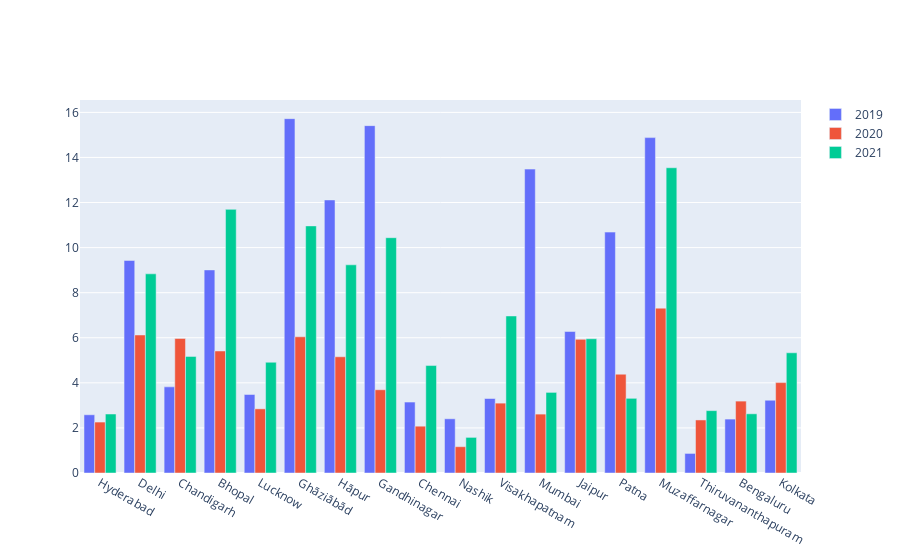

Here is the notebook cell this chart was saved with:
### Code cell
cities = list(df19.City.unique())

fig = go.Figure(data=[go.Bar(name="2019", x=cities, y= list(df19_avg["so2"])),
go.Bar(name="2020", x=cities, y= list(df20_avg["so2"])),
go.Bar(name="2021", x=cities, y= list(df21_avg["so2"]))])

fig.update_layout(barmode='group')
fig.show()

### Figure 1 — Plotly figure (JSON) as saved in the notebook; plotly's stock layout.template omitted (floating-point values rounded to 4 significant figures)
{"data": [{"name": "2019", "type": "bar", "x": ["Hyderabad", "Delhi", "Chandigarh", "Bhopal", "Lucknow", "Ghāziābād", "Hāpur", "Gandhinagar", "Chennai", "Nashik", "Visakhapatnam", "Mumbai", "Jaipur", "Patna", "Muzaffarnagar", "Thiruvananthapuram", "Bengaluru", "Kolkata"], "y": [2.583, 9.43, 3.822, 9.01, 3.483, 15.72, 12.12, 15.41, 3.148, 2.405, 3.305, 13.48, 6.278, 10.69, 14.88, 0.8683, 2.392, 3.228]}, {"name": "2020", "type": "bar", "x": ["Hyderabad", "Delhi", "Chandigarh", "Bhopal", "Lucknow", "Ghāziābād", "Hāpur", "Gandhinagar", "Chennai", "Nashik", "Visakhapatnam", "Mumbai", "Jaipur", "Patna", "Muzaffarnagar", "Thiruvananthapuram", "Bengaluru", "Kolkata"], "y": [2.26, 6.123, 5.97, 5.413, 2.847, 6.043, 5.157, 3.693, 2.077, 1.167, 3.1, 2.613, 5.93, 4.383, 7.313, 2.353, 3.19, 4.01]}, {"name": "2021", "type": "bar", "x": ["Hyderabad", "Delhi", "Chandigarh", "Bhopal", "Lucknow", "Ghāziābād", "Hāpur", "Gandhinagar", "Chennai", "Nashik", "Visakhapatnam", "Mumbai", "Jaipur", "Patna", "Muzaffarnagar", "Thiruvananthapuram", "Bengaluru", "Kolkata"], "y": [2.617, 8.837, 5.173, 11.7, 4.913, 10.96, 9.237, 10.44, 4.767, 1.58, 6.967, 3.577, 5.957, 3.313, 13.54, 2.767, 2.627, 5.333]}], "layout": {"barmode": "group"}}
